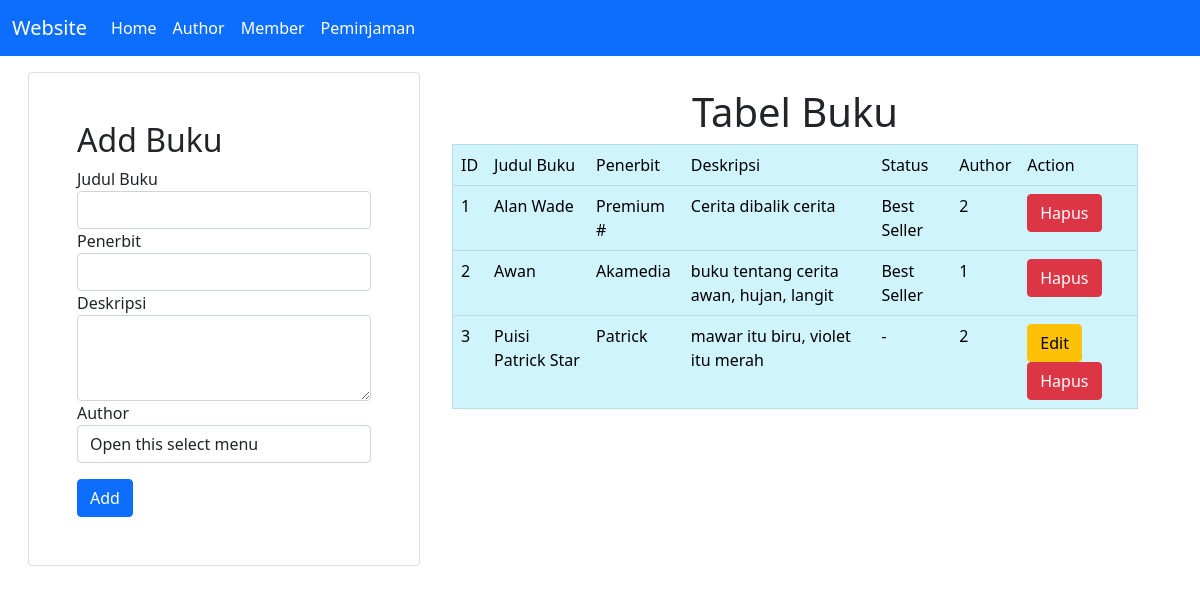
The page / on the database its author committed.
### tables this page shows
CREATE TABLE `buku` (
  `id_buku` int(11) NOT NULL,
  `judul_buku` varchar(100) NOT NULL,
  `penerbit` varchar(100) NOT NULL,
  `deskripsi` text NOT NULL,
  `status` varchar(50) NOT NULL,
  `id_author` int(11) NOT NULL
);

### conf.php (called while the page is built)
<?php
$db_host = "localhost";
$db_user = "root";
$db_pass = "";
$db_name = "db_perpustakaan";
?>

### includes/DB.class.php (called while the page is built, shortened)
<?php
class DB
{
    var $db_host = "";
    var $db_user = "";
    var $db_pass = "";
    var $db_name = "";
    var $db_link = "";
    var $result = 0;
    function DB($db_host = '', $db_user = '', $db_pass = '', $db_name = '')
    {
        $this->db_host = $db_host;
        $this->db_user = $db_user;
        $this->db_pass = $db_pass;
        $this->db_name = $db_name;
    }
    function open()
    {
        $this->db_link = mysqli_connect($this->db_host, $this->db_user, $this->db_pass, $this->db_name);
    }
    function execute($query = "")
    {
        $this->result = mysqli_query($this->db_link, $query);
        return $this->result;
    }
    function getResult()
    {
        return mysqli_fetch_array($this->result);
    }
}
?>

### includes/Buku.class.php (called while the page is built, shortened)
<?php
class Buku extends DB
{
    function getBuku()
    {
        $query = "SELECT * FROM buku";
        return $this->execute($query);
    }
}
?>

### index.php (the view, shortened to what this page needs)
<?php
include("conf.php");
include("includes/Template.class.php");
include("includes/DB.class.php");
include("includes/Buku.class.php");
$buku = new Buku($db_host, $db_user, $db_pass, $db_name);
$buku->open();
$buku->getBuku();
$status = false;
$data = null;
$no = 1;
while (list($id, $judul, $penerbit, $deskripsi, $status, $id_author) = $buku->getResult()) {
    if ($status == "Best Seller") {
        $data .= "<tr>
            <td>" . $no++ . "</td>
            <td>" . $judul . "</td>
            <td>" . $penerbit . "</td>
            <td>" . $deskripsi . "</td>
            <td>" . $status . "</td>
            <td>" . $id_author . "</td>
            <td>
            <a href='index.php?id_hapus=" . $id . "' class='btn btn-danger' '>Hapus</a>
            </td>
            </tr>";
    }
    else {
        $data .= "<tr>
            <td>" . $no++ . "</td>
            <td>" . $judul . "</td>
            <td>" . $penerbit . "</td>
            <td>" . $deskripsi . "</td>
            <td>" . $status . "</td>
            <td>" . $id_author . "</td>
            <td>
            <a href='index.php?id_edit=" . $id .  "' class='btn btn-warning' '>Edit</a>
            <a href='index.php?id_hapus=" . $id . "' class='btn btn-danger' '>Hapus</a>
            </td>
            </tr>";
    }
}

### includes/Template.class.php (shortened to what this page needs)
<?php
class Template
{
    var $content = '';
    function Template($filename='')
    {
        $this->content = implode('', @file($filename));
    }
    function clear()
    {
        $this->content = preg_replace("/DATA_[A-Z|_|0-9]+/", "", $this->content);
    }
    function write()
    {
        print $this->content;
    }
    function replace($old = '', $new = '')
    {
        if (is_int($new)) {
            $value = sprintf("%d", $new);
        }
        elseif (is_float($new)) {
            $value = sprintf("%f", $new);
        }
        elseif (is_array($new)) {
            $value = '';
            foreach ($new as $item) {
                $value .= $item. ' ';
            }
        }
        else {
            $value = $new;
        }
        $this->content = preg_replace("/$old/", $value, $this->content);
    }
}
?>

### rows shown on the page
buku: judul_buku "Alan Wade", penerbit "Premium #", deskripsi "Cerita dibalik cerita", status "Best Seller", id_author "2"
buku: judul_buku "Awan", penerbit "Akamedia", deskripsi "buku tentang cerita awan, hujan, langit", status "Best Seller", id_author "1"
buku: judul_buku "Puisi Patrick Star", penerbit "Patrick", deskripsi "mawar itu biru, violet itu merah", status "-", id_author "2"
